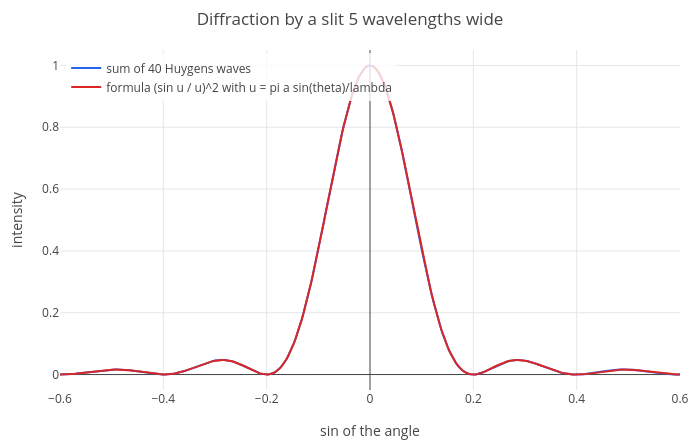

Here is the notebook cell this chart was saved with:
### Markdown cell above
## 3. Diffraction by one slit

A real slit has a width $a$. **Huygens' principle**: treat every point of the opening as a source of small waves, and
add them up. Take 40 sources spread over a slit 5 wavelengths wide. At angle $\theta$ the source at position $y$ is
ahead by the phase $2\pi y\sin\theta/\lambda$; add the cosines and the sines separately and square:

### Code cell
C = 0; S = 0;
for j in 1:40
  y = 5*(j - 20.5)/40;
  C = C + cos(2*pi*y*s);
  S = S + sin(2*pi*y*s);
end
I = (C^2 + S^2)/1600;
p = plot(I, s, -0.6, 0.6);
p = show(p, plot((sin(5*pi*s)/(5*pi*s))^2, s, -0.6, 0.6));
p = legend(p, "sum of 40 Huygens waves", "formula (sin u / u)^2 with u = pi a sin(theta)/lambda");
labels(title(p, "Diffraction by a slit 5 wavelengths wide"), "sin of the angle", "intensity")

### Figure 1 — Plotly figure (JSON) as saved in the notebook; plotly's stock layout.template omitted (floating-point values rounded to 4 significant figures; data arrays with more than 128 entries replaced by an {"elided": "..."} marker saying what was removed)
{"data": [{"line": {"color": "#2563eb", "width": 2}, "mode": "lines", "name": "sum of 40 Huygens waves", "type": "scatter", "x": {"elided": "402 float values"}, "y": {"elided": "402 float values"}}, {"line": {"color": "#dc2626", "width": 2}, "mode": "lines", "name": "formula (sin u / u)^2 with u = pi a sin(theta)/lambda", "type": "scatter", "x": {"elided": "402 float values"}, "y": {"elided": "402 float values"}}], "layout": {"height": 440, "legend": {"bgcolor": "rgba(255,255,255,0.8)", "x": 0.01, "xanchor": "left", "y": 0.99, "yanchor": "top"}, "margin": {"b": 50, "l": 60, "r": 20, "t": 50}, "showlegend": true, "title": {"text": "Diffraction by a slit 5 wavelengths wide"}, "width": 700, "xaxis": {"title": {"text": "sin of the angle"}, "zeroline": true}, "yaxis": {"range": [-0.05, 1.05], "title": {"text": "intensity"}, "zeroline": true}}}
